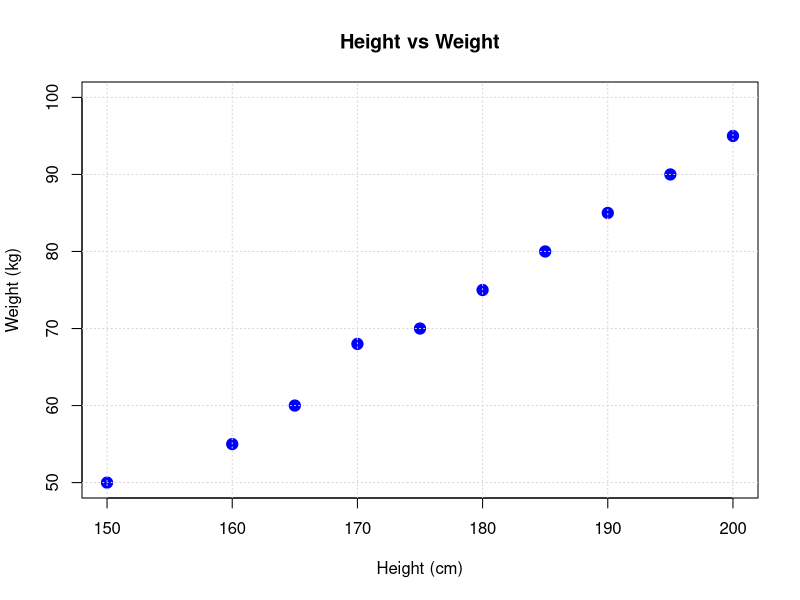

This figure's R source:
# Create new input data
input <- data.frame(
  height = c(150, 160, 165, 170, 175, 180, 185, 190, 195, 200),
  weight = c(50, 55, 60, 68, 70, 75, 80, 85, 90, 95)
)

# Plot the chart for people with height between 150 to 200 and weight between 50 to 100
plot(
  x = input$height, y = input$weight,
  xlab = "Height (cm)",
  ylab = "Weight (kg)",
  xlim = c(150, 200),
  ylim = c(50, 100),
  main = "Height vs Weight",
  col = "blue",
  pch = 19,              # Solid circle points
  cex = 1.5              # Bigger point size
)

# Add grid lines
grid()
